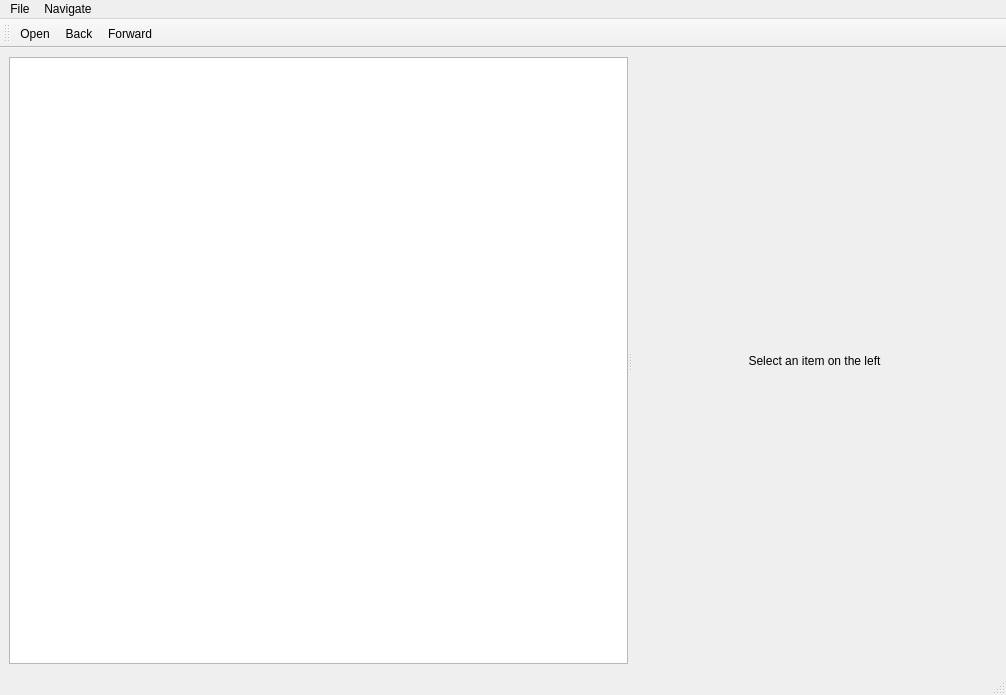
<?xml version="1.0" encoding="UTF-8"?>
<ui version="4.0">
 <class>MainWindow</class>
 <widget class="QMainWindow" name="MainWindow">
  <property name="geometry">
   <rect>
    <x>0</x>
    <y>0</y>
    <width>1006</width>
    <height>695</height>
   </rect>
  </property>
  <property name="windowTitle">
   <string>GLTF Tool</string>
  </property>
  <widget class="QWidget" name="centralwidget">
   <layout class="QGridLayout" name="gridLayout">
    <item row="0" column="0">
     <widget class="QSplitter" name="splitter">
      <property name="orientation">
       <enum>Qt::Horizontal</enum>
      </property>
      <widget class="QTreeView" name="treeView">
       <property name="sizePolicy">
        <sizepolicy hsizetype="Expanding" vsizetype="Expanding">
         <horstretch>0</horstretch>
         <verstretch>0</verstretch>
        </sizepolicy>
       </property>
       <property name="headerHidden">
        <bool>true</bool>
       </property>
      </widget>
      <widget class="QStackedWidget" name="stackedWidget">
       <property name="sizePolicy">
        <sizepolicy hsizetype="Preferred" vsizetype="Preferred">
         <horstretch>0</horstretch>
         <verstretch>0</verstretch>
        </sizepolicy>
       </property>
       <widget class="QWidget" name="defaultPage">
        <layout class="QGridLayout" name="gridLayout_2">
         <item row="0" column="0">
          <widget class="QLabel" name="label">
           <property name="text">
            <string>Select an item on the left</string>
           </property>
           <property name="alignment">
            <set>Qt::AlignCenter</set>
           </property>
          </widget>
         </item>
        </layout>
       </widget>
      </widget>
     </widget>
    </item>
   </layout>
  </widget>
  <widget class="QMenuBar" name="menubar">
   <property name="geometry">
    <rect>
     <x>0</x>
     <y>0</y>
     <width>1006</width>
     <height>22</height>
    </rect>
   </property>
   <widget class="QMenu" name="menuFile">
    <property name="title">
     <string>File</string>
    </property>
    <addaction name="actionOpen"/>
   </widget>
   <widget class="QMenu" name="menuNavigate">
    <property name="title">
     <string>Navigate</string>
    </property>
    <addaction name="actionBack"/>
    <addaction name="actionForward"/>
   </widget>
   <addaction name="menuFile"/>
   <addaction name="menuNavigate"/>
  </widget>
  <widget class="QStatusBar" name="statusbar"/>
  <widget class="QToolBar" name="toolBar">
   <property name="windowTitle">
    <string>toolBar</string>
   </property>
   <attribute name="toolBarArea">
    <enum>TopToolBarArea</enum>
   </attribute>
   <attribute name="toolBarBreak">
    <bool>false</bool>
   </attribute>
   <addaction name="actionOpen"/>
   <addaction name="actionBack"/>
   <addaction name="actionForward"/>
  </widget>
  <action name="actionOpen">
   <property name="text">
    <string>Open...</string>
   </property>
  </action>
  <action name="actionBack">
   <property name="text">
    <string>Back</string>
   </property>
  </action>
  <action name="actionForward">
   <property name="text">
    <string>Forward</string>
   </property>
  </action>
 </widget>
 <resources/>
 <connections/>
</ui>
